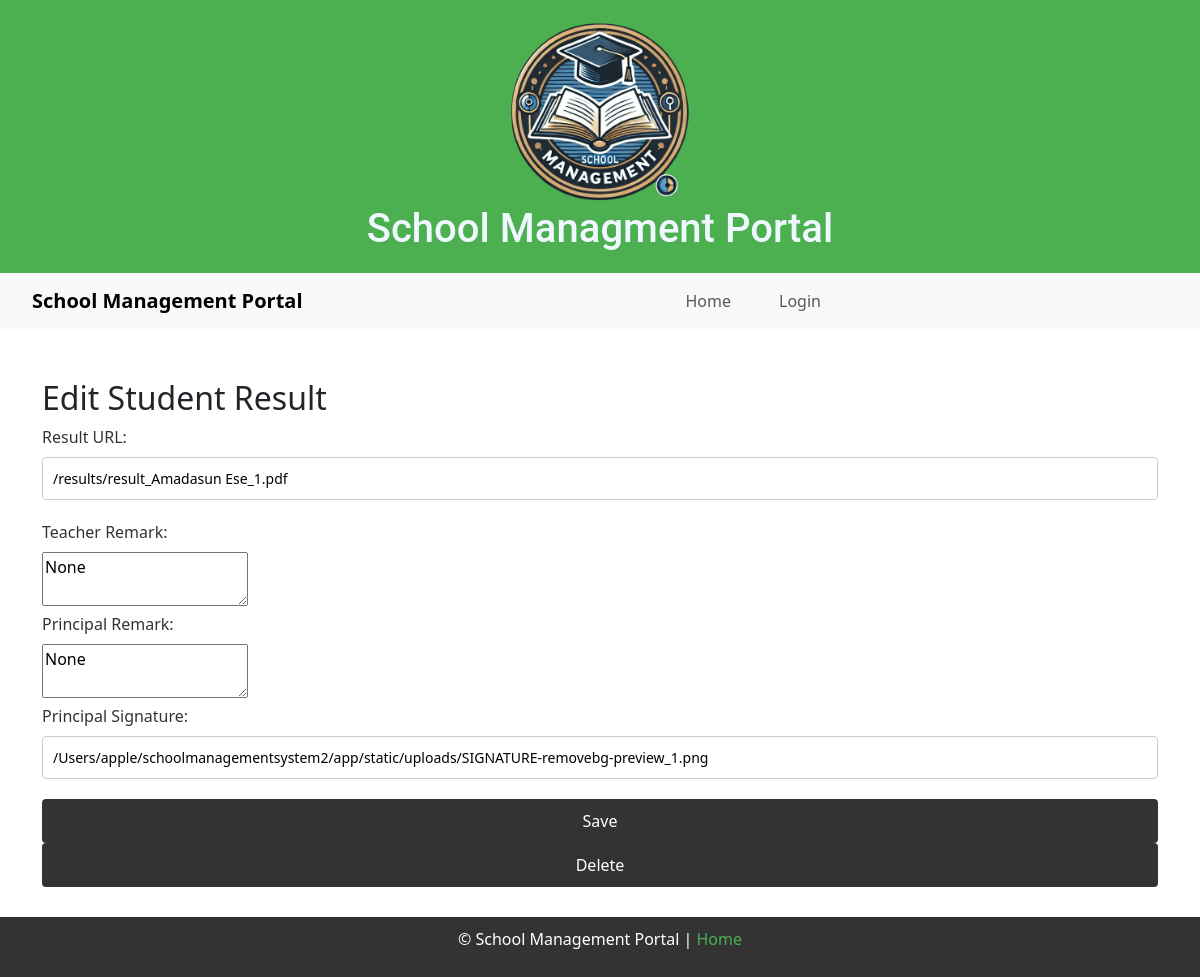
Before: /students_result/1 with the older database file.
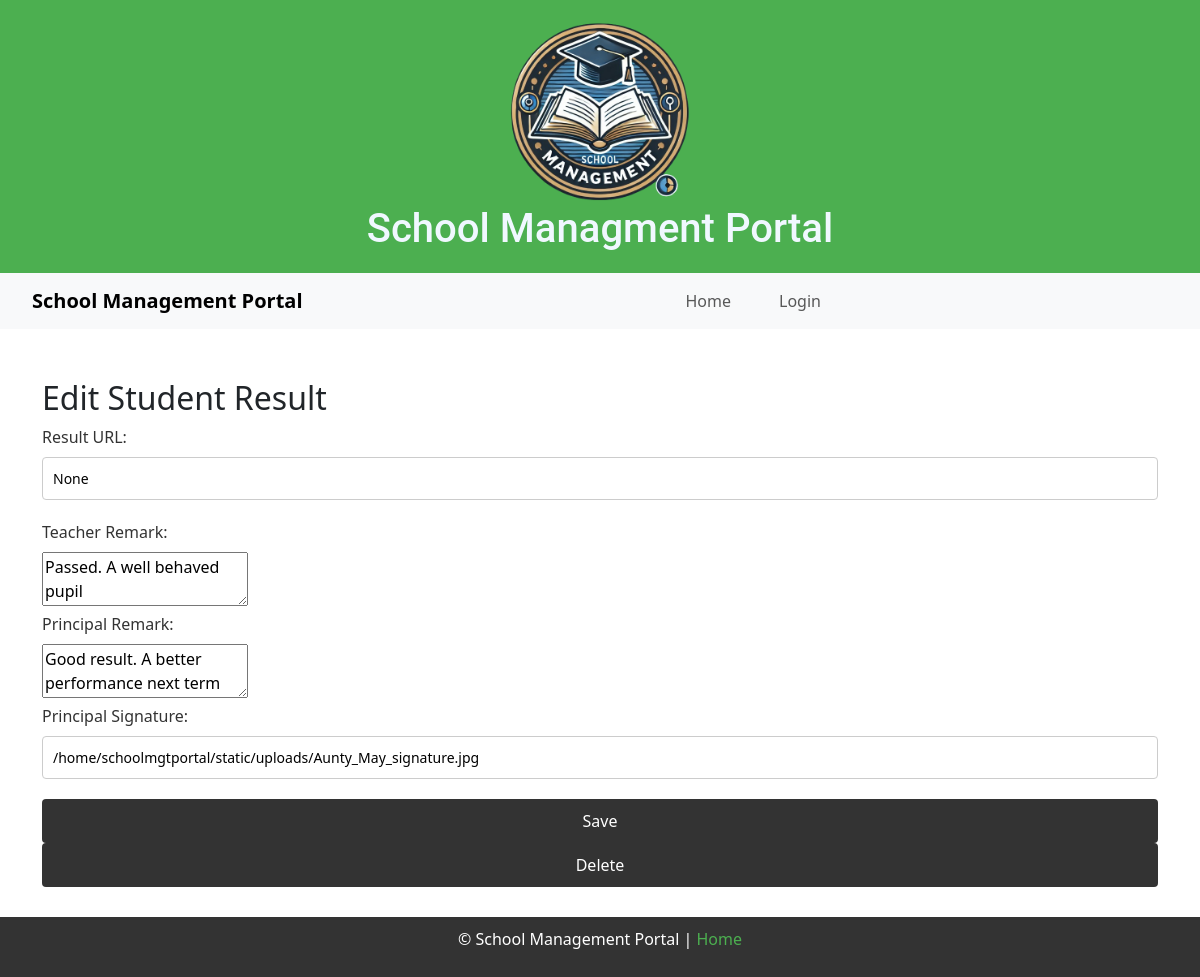
After: the same page with the newer database file.
### models.py (models this page shows)
class Student(db.Model):
    __tablename__ = 'students'
    id = db.Column(db.Integer, primary_key=True)
    first_name = db.Column(db.String(50), nullable=False)
    last_name = db.Column(db.String(50), nullable=False)
    date_of_birth = db.Column(db.Date, nullable=False)
    enrollment_date = db.Column(db.Date, nullable=False)
    gender = db.Column(db.String(1), nullable=False)
    grade_level = db.Column(db.String(20), nullable=False)
    contact_email = db.Column(db.String(100), nullable=False)
    school_id = db.Column(db.Integer, db.ForeignKey('schools.id', name='fk_students_school_id'), nullable=False)
    class_id = db.Column(db.Integer, db.ForeignKey('classes.id', name='fk_students_class_id'), nullable=False)
    result_url = db.Column(db.String(255), nullable=True)
    teacher_remark = db.Column(db.String(255), nullable=True)
    principal_remark = db.Column(db.String(255), nullable=True)
    principal_signature = db.Column(db.String(255), nullable=True)
    grades = db.relationship('Grade', backref='student', lazy=True, cascade="all, delete-orphan")
    attendance = db.relationship('Attendance', backref='student', lazy=True, cascade="all, delete-orphan")
    student_assessments = db.relationship('AssessmentSubjectScore', backref='student', lazy=True, cascade="all, delete-orphan")
    users = db.relationship('User', backref='student', lazy=True, cascade="all, delete-orphan")

### routes.py (the view, shortened to what this page needs)
@main.route('/students_result/<int:student_id>', methods=['GET', 'POST'])
def edit_student_result(student_id):
    student = Student.query.get_or_404(student_id)
    form = RemarksForm()
    return render_template('edit_student_results.html', student=student, form=form)

### forms.py
class RemarksForm(FlaskForm):
    student_id = SelectField("Select Student", choices=[], validators=[DataRequired()])
    student_class = SelectField("Student Class", choices=[], validators=[DataRequired()])
    academic_session = SelectField("Academic Session", choices=[], validators=[DataRequired()]) # SelectField
    term = SelectField("Term", choices=[], validators=[DataRequired()]) # SelectField
    teacher_remark = TextAreaField("Teacher's Remark", validators=[DataRequired()])
    principal_remark = TextAreaField("Principal's Remark", validators=[DataRequired()])
    signature = FileField("Signature", validators=[DataRequired()])
    submit = SubmitField("Submit")

### main.py (called while the page is built)
@app.before_request
def before_request():
    g.current_user = current_user

@app.context_processor
def inject_csrf_token():
    return dict(csrf_token=generate_csrf())

### templates/edit_student_results.html
{% extends 'base.html' %}
{% block content %}
    <h2>Edit Student Result</h2>
    <form method="POST">
        <label>Result URL:</label>
        <input type="text" name="result_url" value="{{ student.result_url }}" required><br>
        <label>Teacher Remark:</label>
        <textarea name="teacher_remark" required>{{ student.teacher_remark }}</textarea><br>
        <label>Principal Remark:</label>
        <textarea name="principal_remark" required>{{ student.principal_remark }}</textarea><br>
        <label>Principal Signature:</label>
        <input type="text" name="principal_signature" value="{{ student.principal_signature }}" required><br>
        <button type="submit">Save</button>
    </form>
    <form action="{{ url_for('main.delete_student_result', student_id=student.id) }}" method="POST">
        <button type="submit">Delete</button>
    </form>
{% endblock %}

Changed rows visible on the page:
changed Student "None": result_url "/results/result_Amadasun Ese_1.pdf" → "None"; teacher_remark "None" → "Passed. A well behaved pupil"; principal_remark "None" → "Good result. A better performance next term"; principal_signature "/Users/apple/schoolmanagementsystem2/app/static/uploads/SIGNATURE-removebg-preview_1.png" → "/home/schoolmgtportal/static/uploads/Aunty_May_signature.jpg"
